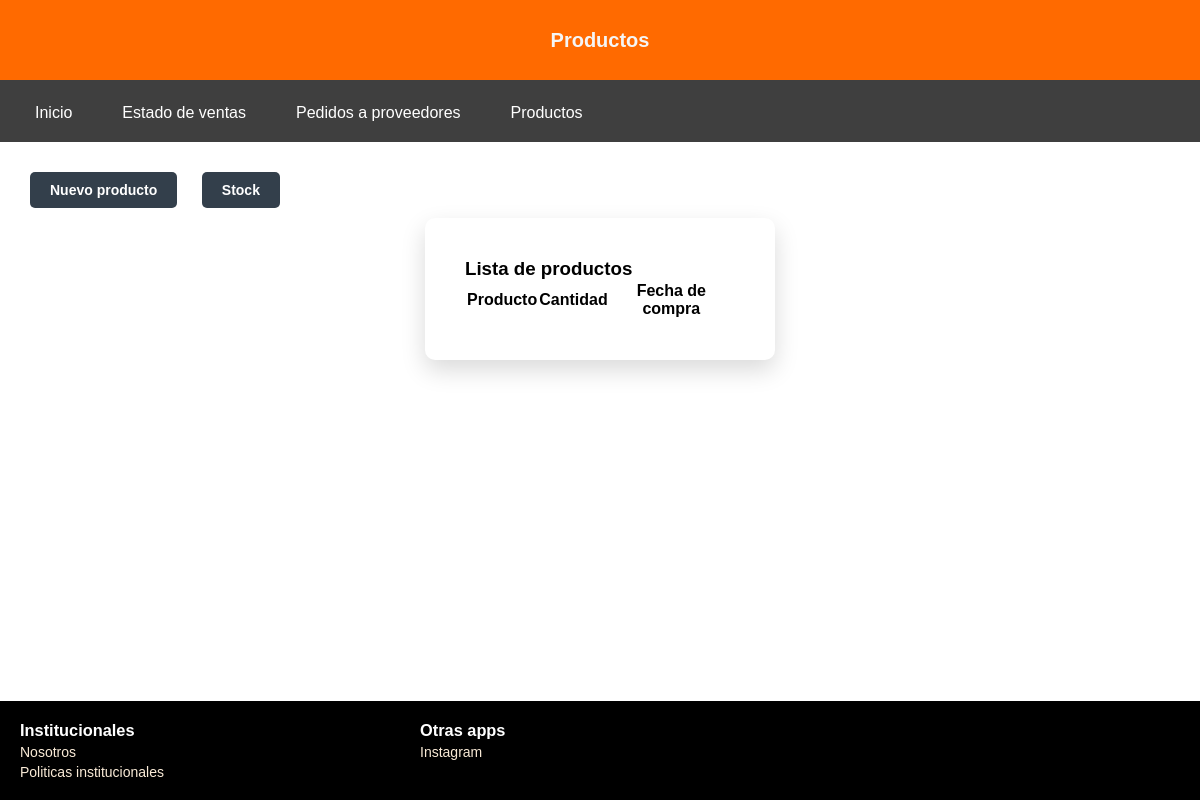
The page /proyecto/accounts/productos/ on the database as committed earlier.
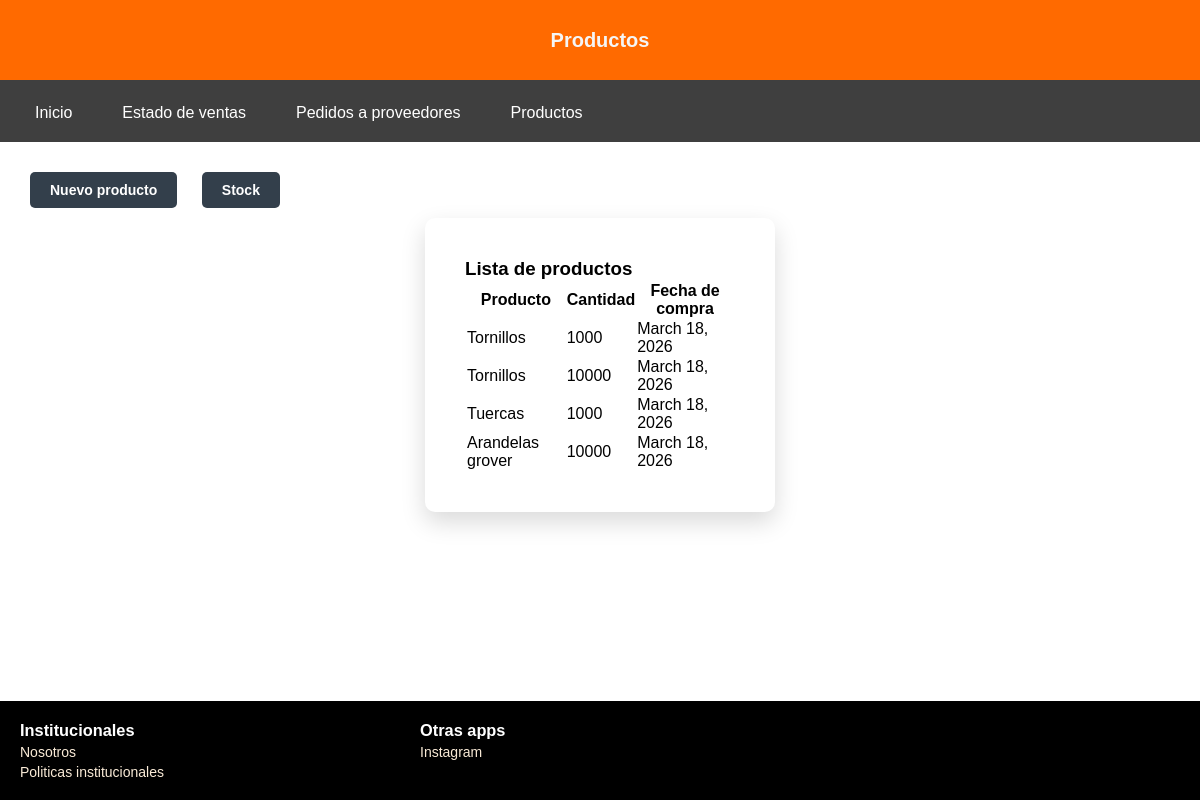
The same page on the database as committed later.
### accounts/models.py (models this page shows, shortened)
class Producto(models.Model):
    producto = models.CharField(max_length=100)
    cantidad = models.IntegerField()
    fecha = models.DateField(default=timezone.now)

### accounts/views.py (the view)
# urls.py: path('productos/',views.productos, name= "productos"),
def productos(request):
    if request.method == "POST":
        form = NuevoProductoForm(request.POST)
        if form.is_valid():
            Producto.objects.create(
                producto=form.cleaned_data['producto'],
                cantidad=form.cleaned_data['cantidad']
            )
            return redirect('productos')  # recarga la página
    else:
        form = NuevoProductoForm()
    lista_productos = Producto.objects.all()
    return render(request, "accounts/productos.html", {
        "form": form,
        "productos": lista_productos
    })

### accounts/templates/accounts/productos.html (shortened to what this page needs)
{% load static %}
<!DOCTYPE html>
<html lang="es">
<head>
    <link rel="stylesheet" href="{% static 'accounts/styles_productos.css' %}">
</head>
<body>
    <header>
        <h2 class="title">Productos</h2>
    </header>
        <nav>
        <ul class="menu">
            <li><a href="{% url 'general' %}">Inicio</a></li>
            <li class="dropdown">
                <a href="#">Estado de ventas</a>
            </li>
            <li><a href="{% url 'pedidosprov' %}"> Pedidos a proveedores</a></li>
            <li><a href="{% url 'productos' %}"> Productos</a></li>
        </ul>
    </nav>
    <main>
    {% block content %}
        <button type="button" class="btn-nuevo" onclick="abrirModal()">Nuevo producto </button>
        <button type="button" class="btn-nuevo">Stock </button>
        <section>
            <h3>Lista de productos</h3>
            <table>
                <tr>
                    <th>Producto</th>
                    <th>Cantidad</th>
                    <th>Fecha de compra</th>
                </tr>
                    {% for p in productos %}
                <tr>
                    <td>{{ p.producto }}</td>
                    <td>{{ p.cantidad }}</td>
                    <td>{{ p.fecha }}</td>
                </tr>
                {% endfor %}
            </table>
        </section>
    {% endblock %}
    </main>
    <footer>
        <div class="institucionales">
            <h3 class="titulo">Institucionales</h3>
                <a href="{% url 'nosotros' %}">Nosotros</a>
                <a href="{% url 'institucionales' %}">Politicas institucionales</a>
        </div>
        <div class="apps">
            <h3 class="titulo">Otras apps</h3>
                <a href="#">Instagram</a>
        </div>
    </footer>
</body>
</html>

Rows that differ between the two databases and show on the page:
added Producto: producto "Tornillos", cantidad "1000", fecha "March 18, 2026"
added Producto: producto "Tornillos", cantidad "10000", fecha "March 18, 2026"
added Producto: producto "Tuercas", cantidad "1000", fecha "March 18, 2026"
added Producto: producto "Arandelas grover", cantidad "10000", fecha "March 18, 2026"
